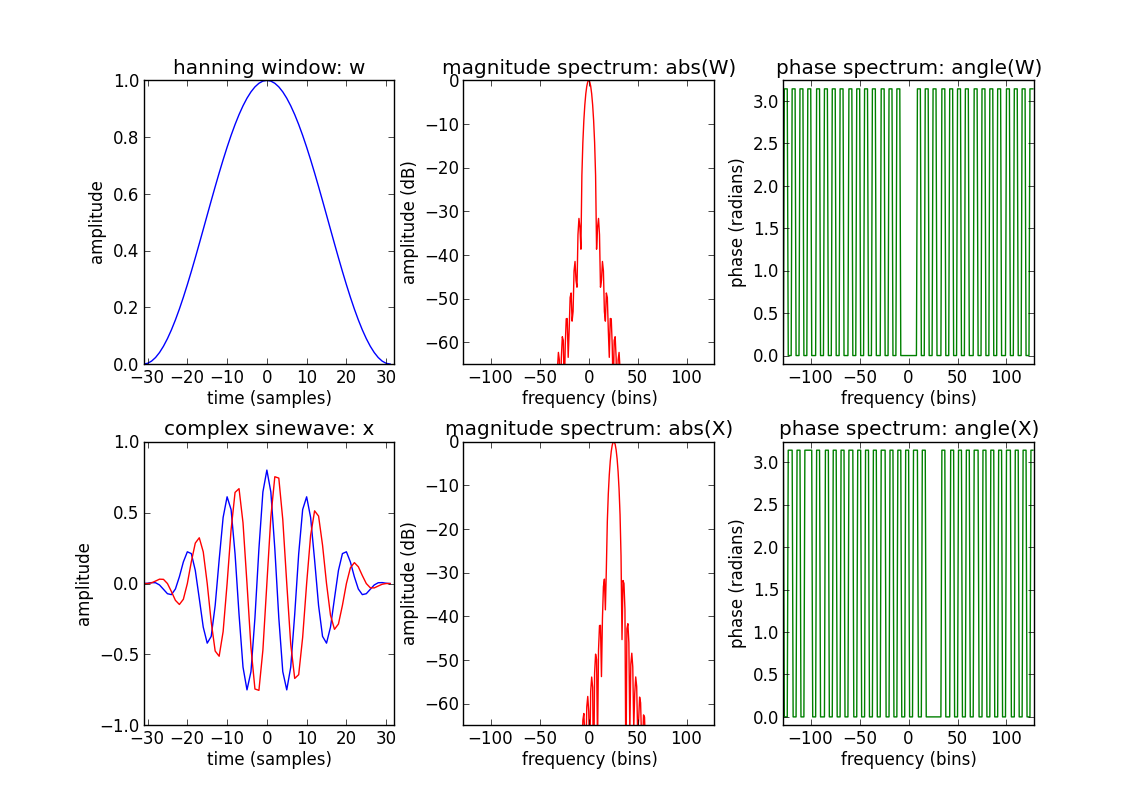

Write the Python code that produced this figure.
import matplotlib.pyplot as plt
import numpy as np
from scipy.fftpack import fft, ifft

N = 256
M = 63
f0 = 1000
fs = 10000
A0 = .8 
hN = N/2                                                # size of positive spectrum
hM = (M+1)/2
fftbuffer = np.zeros(N)
X1 = np.zeros(N)
X2 = np.zeros(N)

x = A0 * np.exp(1j*2*np.pi*f0/fs*np.arange(-hM+1,hM))

plt.figure(1)
w = np.hanning(M)
plt.subplot(2,3,1)
plt.title('hanning window: w')
plt.plot(np.arange(-hM+1, hM), w, 'b')
plt.axis([-hM+1, hM, 0, 1])
plt.xlabel('time (samples)')
plt.ylabel('amplitude')

fftbuffer[:hM] = w[hM-1:]
fftbuffer[N-hM+1:] = w[:hM-1]  
X = fft(fftbuffer)
X1[:hN] = X[hN:]
X1[N-hN:] = X[:hN]
mX = 20*np.log10(abs(X1))       

plt.subplot(2,3,2)
plt.title('magnitude spectrum: abs(W)')
plt.plot(np.arange(-hN, hN), mX-max(mX), 'r')
plt.axis([-hN,hN,-65,0])
plt.xlabel('frequency (bins)')
plt.ylabel('amplitude (dB)')

pX = np.angle(X1)
plt.subplot(2,3,3)
plt.title('phase spectrum: angle(W)')
plt.plot(np.arange(-hN, hN), pX, 'g')
plt.axis([-hN,hN,0-.1,np.pi+.1])
plt.xlabel('frequency (bins)')
plt.ylabel('phase (radians)')

plt.subplot(2,3,4)
plt.title('complex sinewave: x')
xwreal = np.real(x)*w
xwimag = np.imag(x)*w
plt.plot(np.arange(-hM+1, hM), xwreal, 'b')
plt.plot(np.arange(-hM+1, hM), xwimag, 'r')
plt.axis([-hM+1, hM, -1, 1])
plt.xlabel('time (samples)')
plt.ylabel('amplitude')

fftbuffer = np.zeros(N, dtype= complex)
fftbuffer[0:hM] = np.vectorize(complex)(xwreal[hM-1:],xwimag[hM-1:])
fftbuffer[N-hM+1:] = np.vectorize(complex)(xwreal[:hM-1], xwimag[:hM-1])
X = fft(fftbuffer)
X2[:hN] = X[hN:]                            # zero-phase window in fftbuffer
X2[N-hN:] = X[:hN]
mX2 = 20*np.log10(abs(X2))  

plt.subplot(2,3,5)
plt.title('magnitude spectrum: abs(X)')
plt.plot(np.arange(-hN, hN), mX2-max(mX2), 'r')
plt.axis([-hN,hN,-65,0])
plt.xlabel('frequency (bins)')
plt.ylabel('amplitude (dB)')

pX = np.angle(X2)
plt.subplot(2,3,6)
plt.title('phase spectrum: angle(X)')
plt.plot(np.arange(-hN,hN), pX, 'g')
plt.axis([-hN,hN,0-.1,np.pi+.1])
plt.xlabel('frequency (bins)')
plt.ylabel('phase (radians)')

plt.show()
